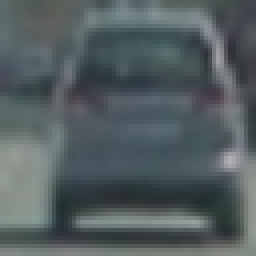
#> input picture images/vehicles/GTI_Far/image0007.png, 64 x 64 px (shown 4 times larger); its folder holds 3 pictures in this run
$ jupyter execute --allow-errors Vehicle-Detection-2.ipynb   (shell and % lines are left out)   (older library calls are emulated)
#> lines starting #> are read from the running program, lines starting #| are printed output that depends on the picture
[cell 1]
import numpy as np
import cv2
from sklearn.cross_validation import train_test_split
from sklearn.preprocessing import StandardScaler
from sklearn.svm import LinearSVC
from skimage.feature import hog
from scipy.ndimage.measurements import label
import glob
import time
import matplotlib.pyplot as plt
import matplotlib.image as mpimg
from moviepy.editor import VideoFileClip

from IPython.display import HTML

[cell 2]
class DataStore():
    def __init__(self):

        print('Loading data...')
        t1 = time.time()

        self.car_fnames = glob.glob('images/vehicles/*/*.png')
        self.scn_fnames = glob.glob('images/non-vehicles/*/*.png')
        self.car_images = [mpimg.imread(fname) for fname in self.car_fnames]
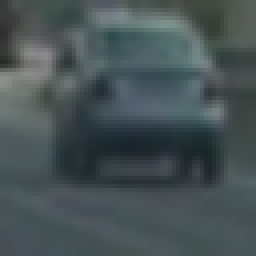
#> input picture images/vehicles/GTI_Far/image0029.png, 64 x 64 px (shown 4 times larger)
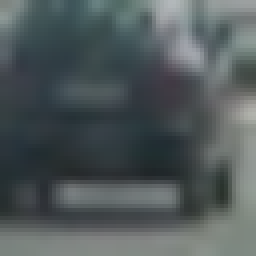
#> input picture images/vehicles/GTI_Far/image0044.png, 64 x 64 px (shown 4 times larger)
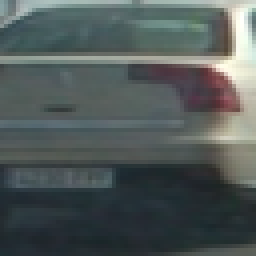
#> input picture images/vehicles/GTI_Left/image0040.png, 64 x 64 px (shown 4 times larger)
#> self.car_images = 4 items
        self.scn_images = [mpimg.imread(fname) for fname in self.scn_fnames]

        t2 = time.time()
        print('Loaded all data in {} seconds'.format(round(t2-t1), 2))


ds = DataStore()

[cell 3]
class VehicleDetection():


    def __init__(self, data_store):

        self.color_space = 'HLS'

        self.feat_spatial = False
        self.feat_hist = False
        self.feat_hog = True

        self.spatial_size = (32, 32)

        self.hist_bins = 32
        self.hist_channels = [0, 1, 2]

        self.orient = 9
        self.pix_per_cell = 8
        self.cell_per_block = 2
        self.hog_channels = [0, 1, 2]

        self.window_config = [
            {
                'y_start_stop': [400, None],
                'xy_window': (80, 80),
                'xy_overlap': (0.8, 0.8)
            },
            {
                'y_start_stop': [400, None],
                'xy_window': (120, 120),
                'xy_overlap': (0.8, 0.8)
            },
            {
                'y_start_stop': [400, None],
                'xy_window': (160, 160),
                'xy_overlap': (0.8, 0.8)
            },
            {
                'y_start_stop': [400, None],
                'xy_window': (24, 240),
                'xy_overlap': (0.8, 0.8)
            }
        ]

        self.find_box_config = [
            {
                'ystart': 400,
                'ystop': 500,
                'scale': 1
            },
            {
                'ystart': 400,
                'ystop': 600,
                'scale': 1.5
            },
            {
                'ystart': 400,
                'ystop': 720,
                'scale': 2
            }
        ]

        t1 = time.time()
        print('Extracting features...')

        self.car_images = [self.convert_color(img) for img in data_store.car_images]
        self.scn_images = [self.convert_color(img) for img in data_store.scn_images]

        car_features = self.extract_features_for_imgs(self.car_images)
        scn_features = self.extract_features_for_imgs(self.scn_images)

        unscaled_X = np.vstack((car_features, scn_features)).astype(np.float64)
        self.scaler = StandardScaler().fit(unscaled_X)

        self.X = self.scaler.transform(unscaled_X)
        self.y = np.hstack((np.ones(len(car_features)), np.zeros(len(scn_features))))

        t2 = time.time()
        print('Extracted all features in {} seconds'.format(round(t2-t1), 2))


        t3 = time.time()
        print('Training SVM...')

        self.X_train, self.X_test, self.y_train, self.y_test = train_test_split(self.X, self.y, test_size=0.2, random_state=np.random.randint(0, 100))
        self.svc = LinearSVC()
        self.svc.fit(self.X_train, self.y_train)
        score = self.svc.score(self.X_test, self.y_test)

        t4 = time.time()
        print('Trained SVM in {} seconds with {} accuracy'.format(round(t4-t3, 2), score))


    # [5 lines left out: function draw_boxes, not called in this run]


    def convert_color(self, img):
        if self.color_space == 'HSV':
            return cv2.cvtColor(img, cv2.COLOR_RGB2HSV)
        elif self.color_space == 'LUV':
            return cv2.cvtColor(img, cv2.COLOR_RGB2LUV)
        elif self.color_space == 'HLS':
            return cv2.cvtColor(img, cv2.COLOR_RGB2HLS)
#> returned value: shape (64, 64, 3) float32; mean of channels 0, 1, 2 186.9, 0.4, 0.1
#> in convert_color (call 2), `return cv2.cvtColor(img, cv2.COLOR_RGB2HLS)`: returned value: shape (64, 64, 3) float32; mean of channels 0, 1, 2 183.7, 0.3, 0.1
#> in convert_color (call 3), `return cv2.cvtColor(img, cv2.COLOR_RGB2HLS)`: returned value: shape (64, 64, 3) float32; mean of channels 0, 1, 2 182.2, 0.3, 0.1
#> in convert_color (call 4), `return cv2.cvtColor(img, cv2.COLOR_RGB2HLS)`: returned value: shape (64, 64, 3) float32; mean of channels 0, 1, 2 169.6, 0.3, 0.1
        elif self.color_space == 'YUV':
            return cv2.cvtColor(img, cv2.COLOR_RGB2YUV)
        elif self.color_space == 'YCrCb':
            return cv2.cvtColor(img, cv2.COLOR_RGB2YCrCb)
        else:
            return np.copy(img)


    def get_bin_spatial(self, img):
        return cv2.resize(img, self.spatial_size).ravel()


    def get_color_hist(self, img):
        return np.concatenate([np.histogram(img[:,:,ch], bins=self.hist_bins, range=self.bins_range)[0] for ch in self.hist_channels])


    def get_hog(self, img, feature_vector=True):
        return hog(img, orientations=self.orient,
                   pixels_per_cell=(self.pix_per_cell, self.pix_per_cell),
                   cells_per_block=(self.cell_per_block, self.cell_per_block),
                   transform_sqrt=True,
                   visualise=False,
                   feature_vector=feature_vector)


    def extract_features_for_img(self, img):
        features = []
        if self.feat_spatial:
            features.append(self.get_bin_spatial(img))
        if self.feat_hist:
            features.append(self.get_color_hist(img))
        if self.feat_hog:
            hog_features = []
            for ch in self.hog_channels:
                hog_features.extend(self.get_hog(img[:,:,ch]))
#> after the loop, hog_features = 5292 values, max 0.513 at index 3033, min 0 at index 1, mean 0.125
            features.append(hog_features)
        return np.concatenate(features)


    def extract_features_for_imgs(self, imgs):
        return [self.extract_features_for_img(img) for img in imgs]


    # [205 lines left out: functions slide_window, search_windows, multiplex_windows, process_image, process_image2, find_boxes and 1 more, not called in this run]


#> (the rest of this cell did not finish here and is left out)

#> in __init__, `car_features = self.extract_features_for_imgs(self.car_images)`: car_features = 4 items
